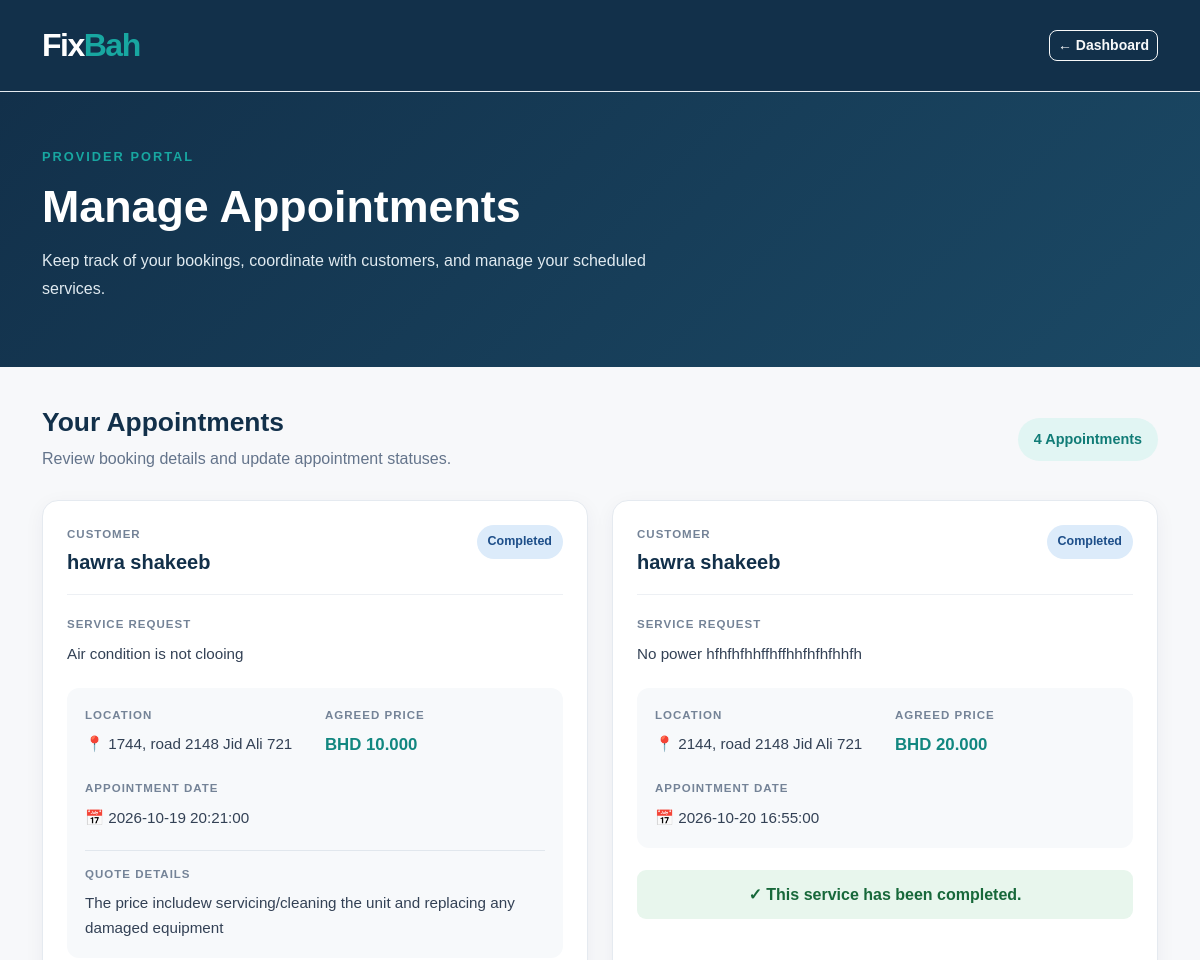
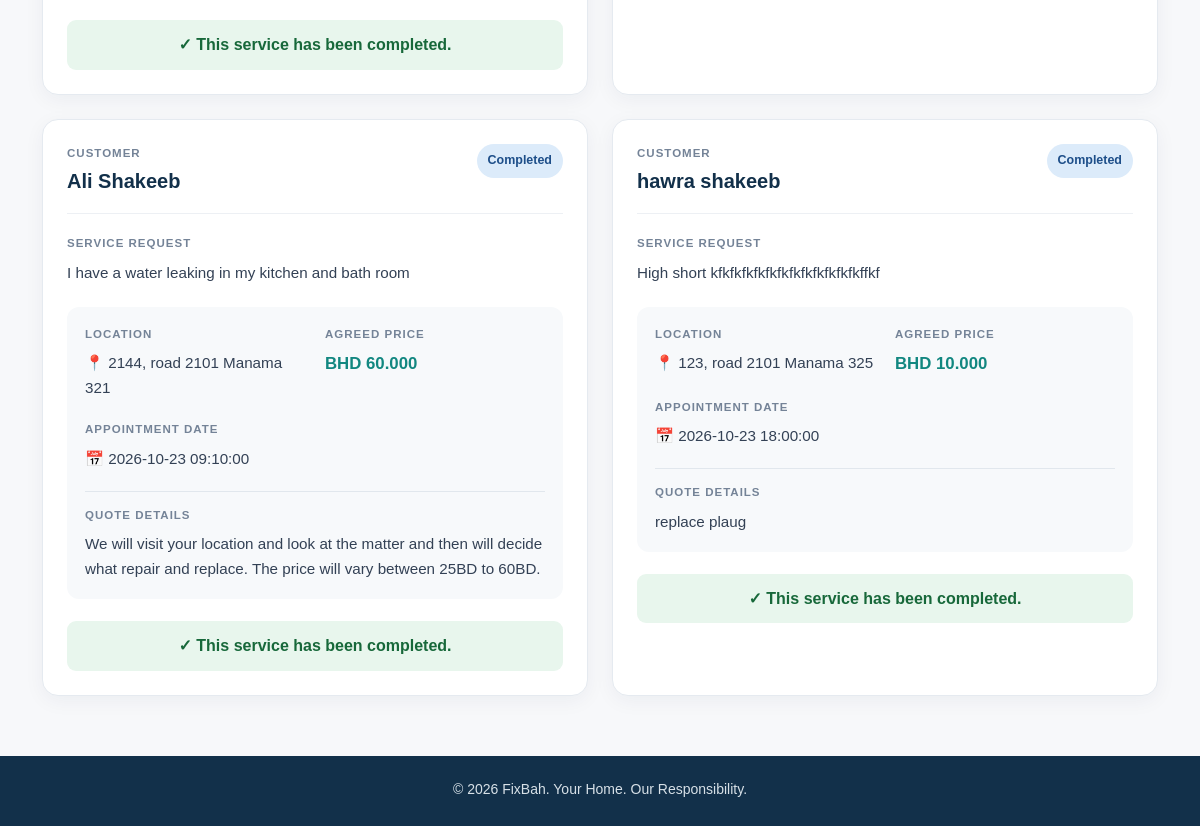
The app's page /provider-appointments (signed in), older data (2 pictures, top to bottom).
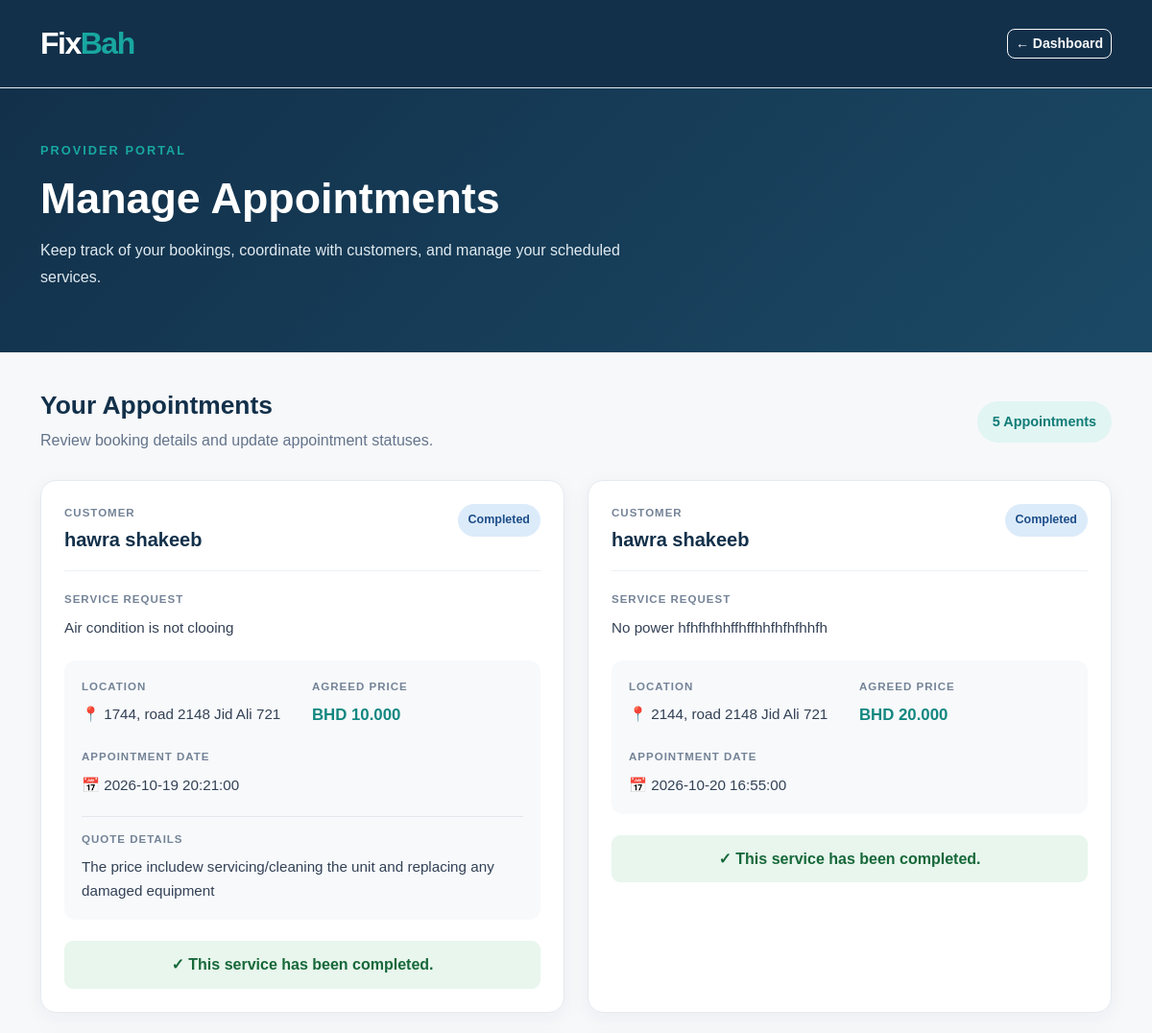
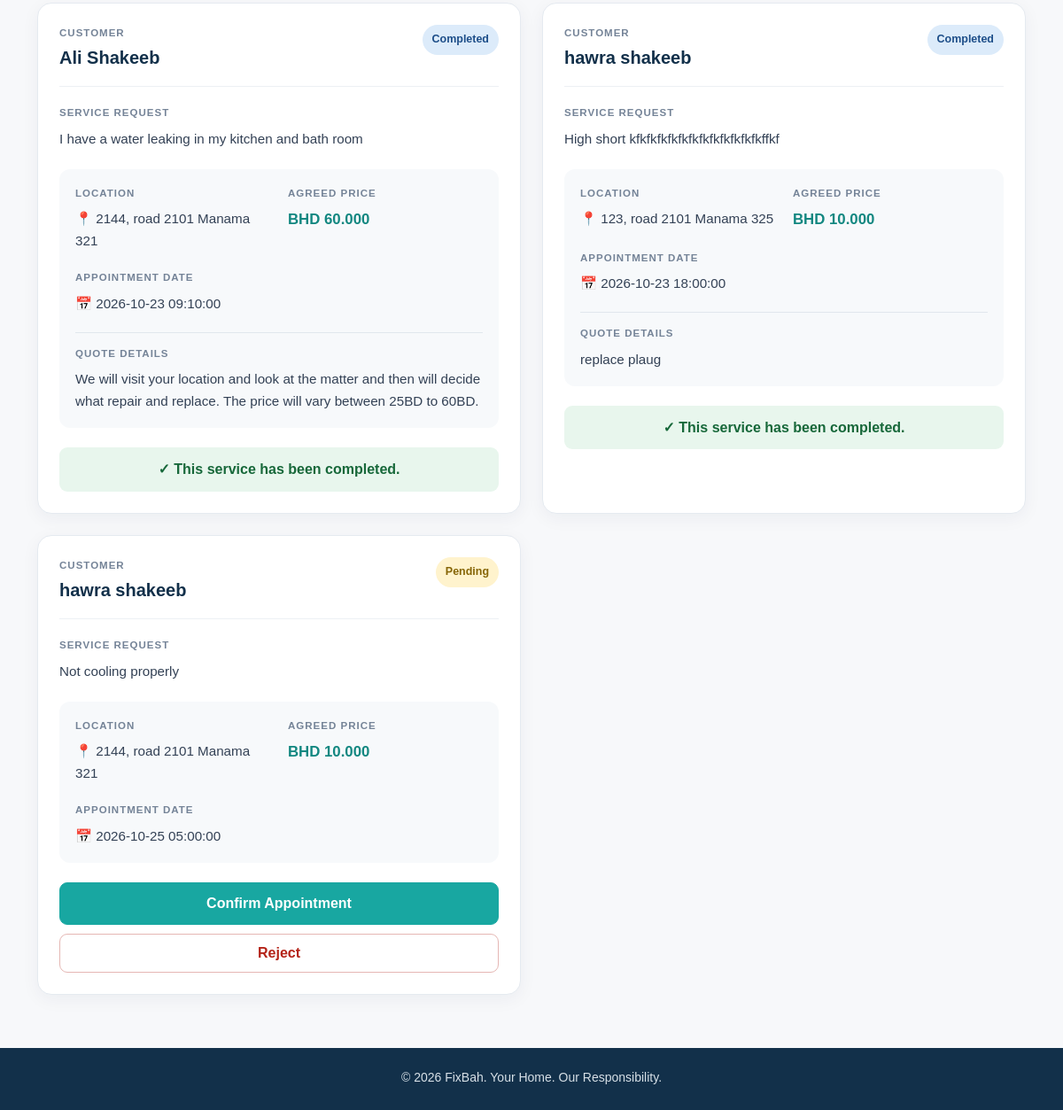
The same page, newer data (2 pictures, top to bottom).
### tables this page shows
CREATE TABLE bookings (
    id INTEGER PRIMARY KEY AUTOINCREMENT,
    quote_id INTEGER NOT NULL UNIQUE,
    appointment_date DATETIME NOT NULL,
    status TEXT NOT NULL DEFAULT 'pending',
    FOREIGN KEY (quote_id) REFERENCES quotes(id)
);

CREATE TABLE users (
    id INTEGER PRIMARY KEY AUTOINCREMENT,
    name TEXT NOT NULL,
    email TEXT UNIQUE NOT NULL,
    password_hash TEXT NOT NULL,
    role TEXT NOT NULL CHECK (role IN ('customer', 'provider', 'admin'))
, username TEXT);

CREATE TABLE service_requests (
    id INTEGER PRIMARY KEY AUTOINCREMENT,
    customer_id INTEGER NOT NULL,
    category_id INTEGER NOT NULL,
    description TEXT NOT NULL,
    location TEXT NOT NULL,
    status TEXT NOT NULL DEFAULT 'open',
    created_at DATETIME DEFAULT CURRENT_TIMESTAMP,
    FOREIGN KEY (customer_id) REFERENCES users(id),
    FOREIGN KEY (category_id) REFERENCES categories(id)
);

CREATE TABLE quotes (
    id INTEGER PRIMARY KEY AUTOINCREMENT,
    request_id INTEGER NOT NULL,
    provider_id INTEGER NOT NULL,
    price REAL NOT NULL CHECK (price >= 0),
    description TEXT,
    status TEXT NOT NULL DEFAULT 'pending',
    created_at DATETIME DEFAULT CURRENT_TIMESTAMP,
    FOREIGN KEY (request_id) REFERENCES service_requests(id),
    FOREIGN KEY (provider_id) REFERENCES providers(id),
    UNIQUE (request_id, provider_id)
);

### app.py (the view)
@app.route("/provider-appointments")
def provider_appointments():
    if "user_id" not in session:
        return redirect(url_for("login"))
    if session.get("role") != "provider":
        return redirect(url_for("dashboard"))
    db = get_db_connection()
    appointments = db.execute("""
        SELECT
            bookings.id AS booking_id,
            bookings.appointment_date,
            bookings.status AS booking_status,

            quotes.price,
            quotes.description AS quote_description,

            service_requests.description AS service_description,
            service_requests.location,

            providers.business_name,

            users.name AS customer_name

        FROM bookings

        JOIN quotes
            ON bookings.quote_id = quotes.id

        JOIN providers
            ON quotes.provider_id = providers.id

        JOIN service_requests
            ON quotes.request_id = service_requests.id

        JOIN users
            ON service_requests.customer_id = users.id

        WHERE providers.user_id = ?

        ORDER BY bookings.appointment_date ASC
    """, (session["user_id"],)).fetchall()
    db.close()
    return render_template(
        "provider_appointments.html",
        appointments=appointments
    )

### database.py (called while the page is built)
def get_db_connection():
    db = sqlite3.connect(DATABASE)
    db.row_factory = sqlite3.Row
    db.execute("PRAGMA foreign_keys = ON")
    return db

### templates/provider_appointments.html (shortened to what the changed rows need)
<!DOCTYPE html>
<html lang="en">
<head>
    <link
        href="https://cdn.jsdelivr.net/npm/bootstrap@5.3.3/dist/css/bootstrap.min.css"
        rel="stylesheet"
    >
    <link
        rel="stylesheet"
        href="{{ url_for('static', filename='css/style.css') }}"
    >
</head>
<body class="appointments-page">
    <section class="appointments-header">
        <div class="container">
            <h1>Manage Appointments</h1>
        </div>
    </section>
    <main class="container appointments-content">
        <div class="appointments-section-heading">
            <div>
                <h2>Your Appointments</h2>
                <p>
                </p>
            </div>
            <span class="appointments-count">
                {{ appointments|length }}
                {% if appointments|length == 1 %}
                    Appointment
                {% else %}
                    Appointments
                {% endif %}
            </span>
        </div>
        {% if appointments %}
            <div class="row g-4">
                {% for item in appointments %}
                    <div class="col-12 col-lg-6">
                        <article class="appointment-card">
                            <div class="appointment-card-header">
                                <div>
                                    <span class="appointment-label">
                                        CUSTOMER
                                    </span>
                                    <h3>
                                        {{ item.customer_name }}
                                    </h3>
                                </div>
                                <div>
                                    {% if item.booking_status == 'pending' %}
                                        <span class="appointment-status status-pending">
                                            Pending
                                        </span>
                                    {% elif item.booking_status == 'confirmed' %}
                                        <span class="appointment-status status-confirmed">
                                            Confirmed
                                        </span>
                                    {% elif item.booking_status == 'rejected' %}
                                        <span class="appointment-status status-rejected">
                                            Rejected
                                        </span>
                                    {% elif item.booking_status == 'completed' %}
                                        <span class="appointment-status status-completed">
                                            Completed
                                        </span>
                                    {% else %}
                                        <span class="appointment-status status-pending">
                                            {{ item.booking_status|capitalize }}
                                        </span>
                                    {% endif %}
                                </div>
                            </div>
                            <div class="appointment-service">
                                <span class="appointment-label">
                                    SERVICE REQUEST
                                </span>
                                <p>{{ item.service_description }}</p>
                            </div>
                            <div class="appointment-details">
                                <div class="appointment-detail-item">
                                    <span class="appointment-label">
                                        LOCATION
                                    </span>
                                    <p>📍 {{ item.location }}</p>
                                </div>
                                <div class="appointment-detail-item">
                                    <span class="appointment-label">
                                        AGREED PRICE
                                    </span>
                                    <p class="appointment-price">
                                        BHD {{ "%.3f"|format(item.price) }}
                                    </p>
                                </div>
                                <div class="appointment-detail-item">
                                    <span class="appointment-label">
                                        APPOINTMENT DATE
                                    </span>
                                    <p>📅 {{ item.appointment_date }}</p>
                                </div>
                                {% if item.quote_description %}
                                    <div class="appointment-detail-item appointment-quote">
                                        <span class="appointment-label">
                                            QUOTE DETAILS
                                        </span>
                                        <p>{{ item.quote_description }}</p>
                                    </div>
                                {% endif %}
                            </div>
                            <div class="appointment-actions">
                                {% if item.booking_status == 'pending' %}
                                    <form
                                        method="POST"
                                        action="{{ url_for('update_booking', booking_id=item.booking_id, action='confirm') }}"
                                        onsubmit="return confirm('Confirm this appointment?');"
                                    >
                                        <button
                                            type="submit"
                                            class="btn btn-primary-brand w-100"
                                        >
                                            Confirm Appointment
                                        </button>
                                    </form>
                                    <form
                                        method="POST"
                                        action="{{ url_for('update_booking', booking_id=item.booking_id, action='reject') }}"
                                        onsubmit="return confirm('Are you sure you want to reject this appointment?');"
                                    >
                                        <button
                                            type="submit"
                                            class="btn btn-reject w-100"
                                        >
                                            Reject
                                        </button>
                                    </form>
                                {% elif item.booking_status == 'completed' %}
                                    <p class="appointment-completed-message">
                                        ✓ This service has been completed.
                                    </p>
                                {% elif item.booking_status == 'rejected' %}
                                    <p class="appointment-rejected-message">
                                        This appointment was rejected.
                                    </p>
                                {% endif %}
                            </div>
                        </article>
                    </div>
                {% endfor %}
            </div>
        {% endif %}
    </main>
</body>
</html>

Row changes from the older to the newer data that the page shows:
added bookings: customer_name "hawra shakeeb", status "Pending", service_description "Not cooling properly", location "2144, road 2101 Manama 321", appointment_date "2026-10-25 05:00:00"
added quotes: price "10.000"
Text that changed along with them:
{{ appointments|length }}: "4" → "5"
